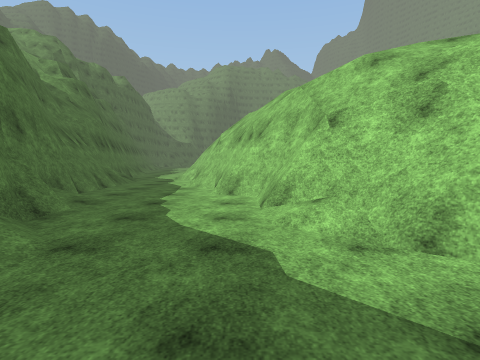
view 1 (above)

14 first-person views from a walk through a scene from a Unity 3-D project. The camera is 1.5 m above the floor, tilts 4° down and sees 80° across. The floor is counted in squares, 1 m on a side. Each view is taken from the middle of a square. On the plan, view 1 faces up. The plan holds only what a view shows up to about 14 squares ahead; the rest is blank. The place goes on beyond the plan. The player character is not drawn. Surface patterns are stand-ins for the level's own textures.

view 2
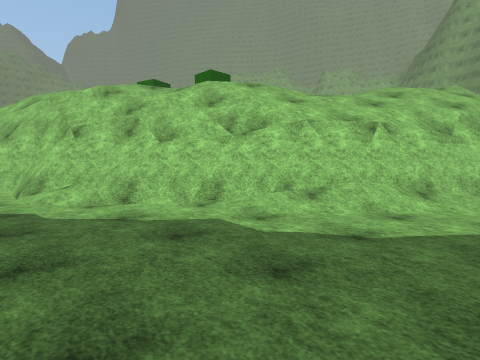

view 3
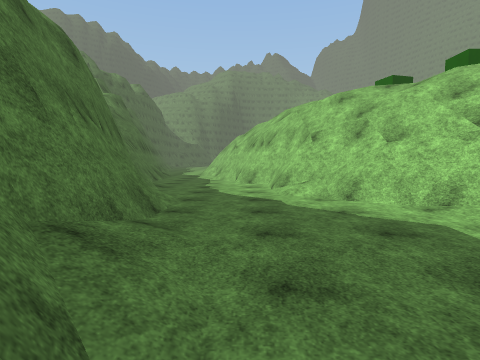

view 4
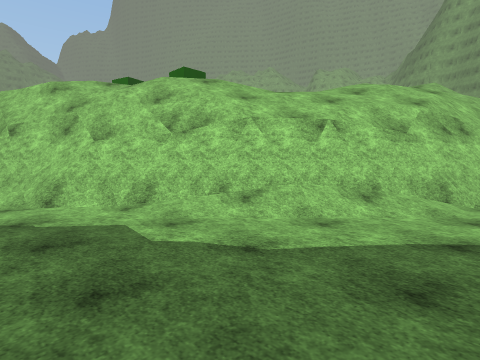

view 5
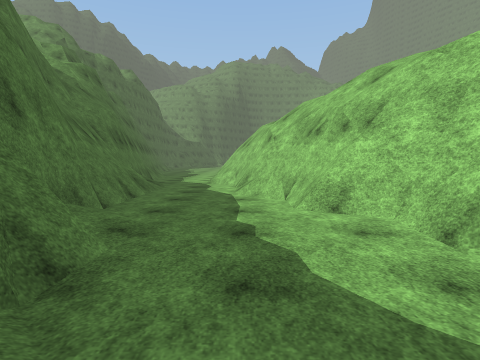

view 6
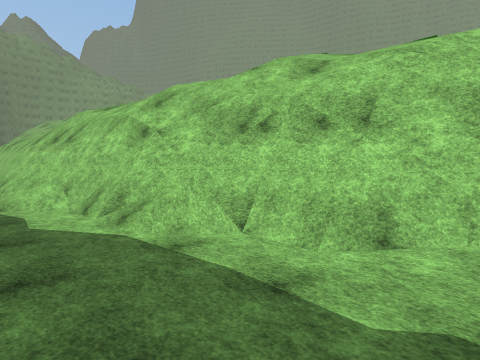

view 7
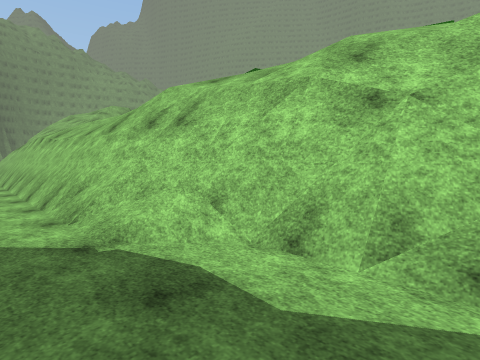

view 8
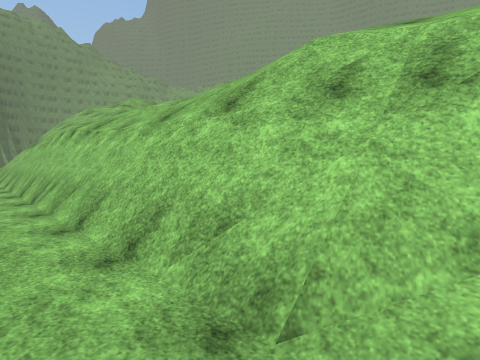

view 9
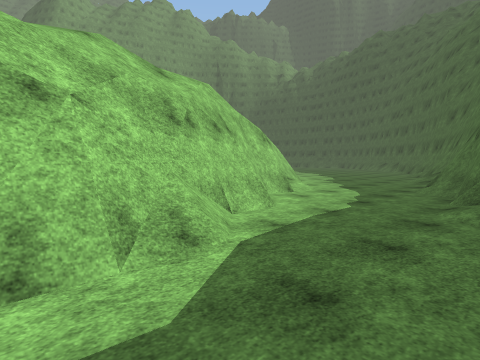

view 10
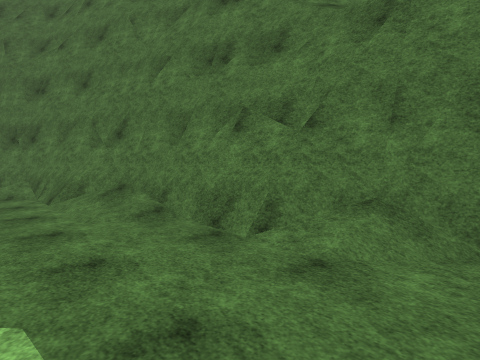

view 11
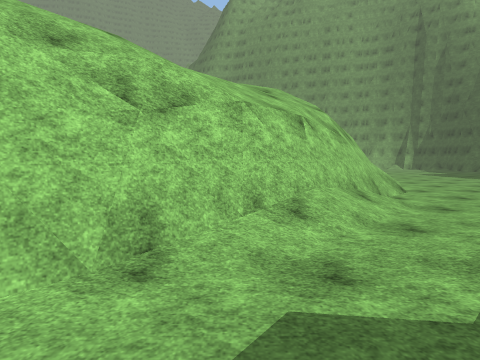

view 12
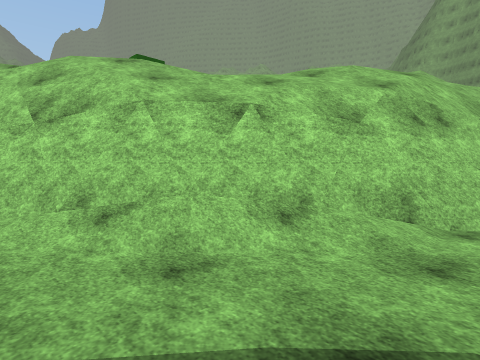

view 13
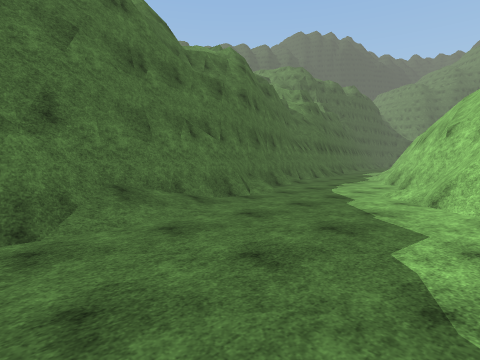

view 14
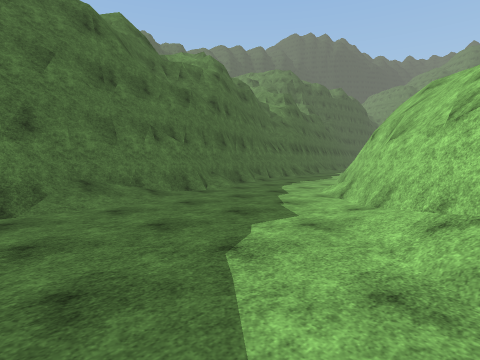

### Floor plan
Key: @ floor where view 1 was taken; # wall or solid block; . main floor; : floor 0.25 m higher than the main floor; + floor 0.5 m higher than the main floor; * floor 3.75 m higher than the main floor; % floor 4 m higher than the main floor; & floor 5.5 m higher than the main floor; / step, stairs or slope; = window, fence, low wall or low ledge; v drop or lower ground; O other object.
Columns run from 7 left of view 1 to 18 right of it. Each row starts with its distance up from view 1.
 32  .=v/
 31  .=v//
 30  .=v///
 29 ..=v///
 28 ..=v//*
 27 ..=v//%
 26 ..=##//
 25 ../=#///
 24  ./O=////
 23 ..//##///
 22 .../##//
 21 ....##//
 20 ....#v///
 19 ....=v////
 18 ....=##///
 17 ..../=##//
 16 ...../##////
 15 ......##////
 14 ......##///
 13 =.....=#v///
 12 =......##v//
 11 =/......#v//&&
 10 #:......#v/////
  9 #=......#v/////
  8 ###...../#v////
  7  #=.....//#v////
  6  #=....../# /////
  5  #=/......=v//////
  4  ##/.......=v//////
  3  ###........#v//////
  2   ##........:#v//////
  1   ##.........+#v////////
  0    #/..@.....//#v///////
 -1    #/:........//#v//////
 -2    #/:.........//#v//////
 -3    #=/..........//=v//////
 -4    ##=.........../:=#vv///
 -5    ###..............=#=v//
 -6     ##...............=

Where each view was taken, in squares from view 1:
view 1: 0 up, 0 right, facing up
view 2: 5 down, 1 left, facing up-right
view 3: 6 down, 1 left, facing up
view 4: 6 down, 1 right, facing up-right
view 5: 4 up, 3 left, facing up
view 6: 10 up, 6 left, facing up-right
view 7: 17 up, 7 left, facing up-right
view 8: 23 up, 7 left, facing up-right
view 9: 20 up, 7 left, facing down-right
view 10: 7 up, 1 right, facing down-left
view 11: 1 up, 1 right, facing right
view 12: 6 down, 5 right, facing up-right
view 13: 6 down, 5 right, facing up-left
view 14: 6 down, 8 right, facing up-left
